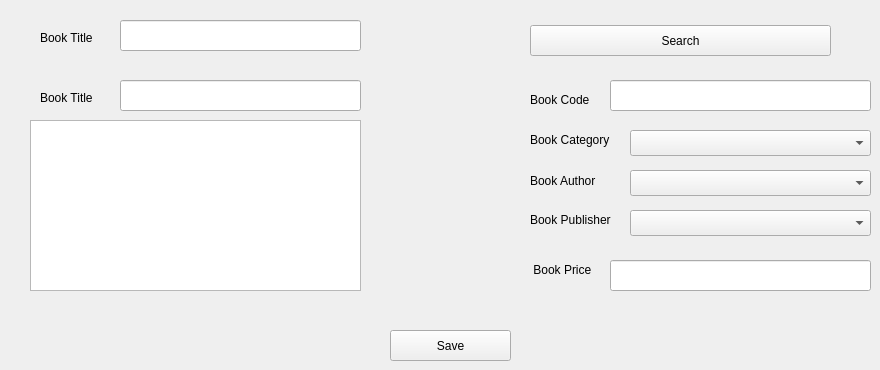
      <widget class="QWidget" name="tab_5">
       <attribute name="title">
        <string>Edit or Delete A Book</string>
       </attribute>
       <widget class="QLineEdit" name="lineEdit_3">
        <property name="geometry">
         <rect>
          <x>120</x>
          <y>80</y>
          <width>241</width>
          <height>31</height>
         </rect>
        </property>
       </widget>
       <widget class="QPlainTextEdit" name="plainTextEdit">
        <property name="geometry">
         <rect>
          <x>30</x>
          <y>120</y>
          <width>331</width>
          <height>171</height>
         </rect>
        </property>
       </widget>
       <widget class="QComboBox" name="comboBox_3">
        <property name="geometry">
         <rect>
          <x>630</x>
          <y>130</y>
          <width>241</width>
          <height>26</height>
         </rect>
        </property>
       </widget>
       <widget class="QComboBox" name="comboBox_4">
        <property name="geometry">
         <rect>
          <x>630</x>
          <y>170</y>
          <width>241</width>
          <height>26</height>
         </rect>
        </property>
       </widget>
       <widget class="QComboBox" name="comboBox_5">
        <property name="geometry">
         <rect>
          <x>630</x>
          <y>210</y>
          <width>241</width>
          <height>26</height>
         </rect>
        </property>
       </widget>
       <widget class="QPushButton" name="pushButton_7">
        <property name="geometry">
         <rect>
          <x>390</x>
          <y>330</y>
          <width>121</width>
          <height>31</height>
         </rect>
        </property>
        <property name="text">
         <string>Save</string>
        </property>
       </widget>
       <widget class="QLabel" name="label_3">
        <property name="geometry">
         <rect>
          <x>40</x>
          <y>90</y>
          <width>71</width>
          <height>16</height>
         </rect>
        </property>
        <property name="text">
         <string>Book Title</string>
        </property>
       </widget>
       <widget class="QLabel" name="label_4">
        <property name="geometry">
         <rect>
          <x>530</x>
          <y>90</y>
          <width>71</width>
          <height>20</height>
         </rect>
        </property>
        <property name="text">
         <string>Book Code</string>
        </property>
       </widget>
       <widget class="QLabel" name="label_5">
        <property name="geometry">
         <rect>
          <x>530</x>
          <y>260</y>
          <width>71</width>
          <height>20</height>
         </rect>
        </property>
        <property name="text">
         <string> Book Price</string>
        </property>
       </widget>
       <widget class="QLineEdit" name="lineEdit_5">
        <property name="geometry">
         <rect>
          <x>610</x>
          <y>80</y>
          <width>261</width>
          <height>31</height>
         </rect>
        </property>
       </widget>
       <widget class="QLineEdit" name="lineEdit_6">
        <property name="geometry">
         <rect>
          <x>610</x>
          <y>260</y>
          <width>261</width>
          <height>31</height>
         </rect>
        </property>
       </widget>
       <widget class="QLabel" name="label_6">
        <property name="geometry">
         <rect>
          <x>530</x>
          <y>130</y>
          <width>91</width>
          <height>20</height>
         </rect>
        </property>
        <property name="text">
         <string>Book Category</string>
        </property>
       </widget>
       <widget class="QLabel" name="label_7">
        <property name="geometry">
         <rect>
          <x>530</x>
          <y>160</y>
          <width>91</width>
          <height>41</height>
         </rect>
        </property>
        <property name="text">
         <string>Book Author</string>
        </property>
       </widget>
       <widget class="QLabel" name="label_8">
        <property name="geometry">
         <rect>
          <x>530</x>
          <y>210</y>
          <width>91</width>
          <height>20</height>
         </rect>
        </property>
        <property name="text">
         <string>Book Publisher</string>
        </property>
       </widget>
       <widget class="QLineEdit" name="lineEdit_15">
        <property name="geometry">
         <rect>
          <x>120</x>
          <y>20</y>
          <width>241</width>
          <height>31</height>
         </rect>
        </property>
       </widget>
       <widget class="QLabel" name="label_27">
        <property name="geometry">
         <rect>
          <x>40</x>
          <y>30</y>
          <width>71</width>
          <height>16</height>
         </rect>
        </property>
        <property name="text">
         <string>Book Title</string>
        </property>
       </widget>
       <widget class="QPushButton" name="pushButton_11">
        <property name="geometry">
         <rect>
          <x>530</x>
          <y>25</y>
          <width>301</width>
          <height>31</height>
         </rect>
        </property>
        <property name="text">
         <string>Search</string>
        </property>
       </widget>
      </widget>
